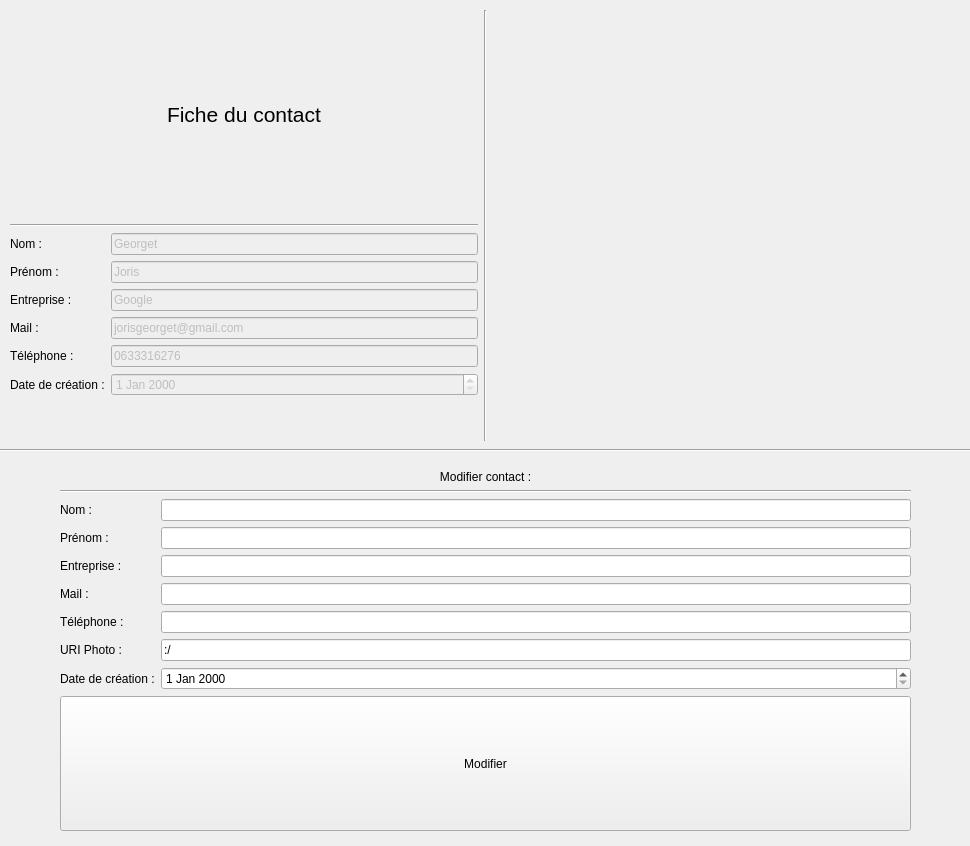
<?xml version="1.0" encoding="UTF-8"?>
<ui version="4.0">
 <class>ModifContact</class>
 <widget class="QWidget" name="ModifContact">
  <property name="geometry">
   <rect>
    <x>0</x>
    <y>0</y>
    <width>970</width>
    <height>846</height>
   </rect>
  </property>
  <property name="windowTitle">
   <string>Modification contact</string>
  </property>
  <widget class="QWidget" name="horizontalLayoutWidget">
   <property name="geometry">
    <rect>
     <x>10</x>
     <y>10</y>
     <width>951</width>
     <height>431</height>
    </rect>
   </property>
   <layout class="QHBoxLayout" name="horizontalLayout">
    <item>
     <layout class="QVBoxLayout" name="verticalLayout">
      <item>
       <widget class="QLabel" name="label">
        <property name="sizePolicy">
         <sizepolicy hsizetype="Preferred" vsizetype="Ignored">
          <horstretch>0</horstretch>
          <verstretch>0</verstretch>
         </sizepolicy>
        </property>
        <property name="font">
         <font>
          <pointsize>16</pointsize>
         </font>
        </property>
        <property name="autoFillBackground">
         <bool>true</bool>
        </property>
        <property name="text">
         <string>Fiche du contact</string>
        </property>
        <property name="alignment">
         <set>Qt::AlignCenter</set>
        </property>
       </widget>
      </item>
      <item>
       <widget class="Line" name="line_2">
        <property name="orientation">
         <enum>Qt::Horizontal</enum>
        </property>
       </widget>
      </item>
      <item>
       <layout class="QFormLayout" name="formLayout">
        <item row="0" column="0">
         <widget class="QLabel" name="label_9">
          <property name="text">
           <string>Nom :</string>
          </property>
         </widget>
        </item>
        <item row="0" column="1">
         <widget class="QLineEdit" name="NomFiche">
          <property name="enabled">
           <bool>false</bool>
          </property>
          <property name="text">
           <string>Georget</string>
          </property>
         </widget>
        </item>
        <item row="1" column="0">
         <widget class="QLabel" name="label_10">
          <property name="text">
           <string>Prénom :</string>
          </property>
         </widget>
        </item>
        <item row="1" column="1">
         <widget class="QLineEdit" name="PrenomFiche">
          <property name="enabled">
           <bool>false</bool>
          </property>
          <property name="text">
           <string>Joris</string>
          </property>
         </widget>
        </item>
        <item row="2" column="0">
         <widget class="QLabel" name="label_11">
          <property name="text">
           <string>Entreprise :</string>
          </property>
         </widget>
        </item>
        <item row="2" column="1">
         <widget class="QLineEdit" name="EntrepriseFiche">
          <property name="enabled">
           <bool>false</bool>
          </property>
          <property name="text">
           <string>Google</string>
          </property>
         </widget>
        </item>
        <item row="3" column="0">
         <widget class="QLabel" name="label_12">
          <property name="text">
           <string>Mail :</string>
          </property>
         </widget>
        </item>
        <item row="3" column="1">
         <widget class="QLineEdit" name="MailFiche">
          <property name="enabled">
           <bool>false</bool>
          </property>
          <property name="text">
           <string>jorisgeorget@gmail.com</string>
          </property>
         </widget>
        </item>
        <item row="4" column="0">
         <widget class="QLabel" name="label_13">
          <property name="text">
           <string>Téléphone :</string>
          </property>
         </widget>
        </item>
        <item row="4" column="1">
         <widget class="QLineEdit" name="TelFiche">
          <property name="enabled">
           <bool>false</bool>
          </property>
          <property name="text">
           <string>0633316276</string>
          </property>
         </widget>
        </item>
        <item row="5" column="0">
         <widget class="QLabel" name="label_14">
          <property name="text">
           <string>Date de création :</string>
          </property>
         </widget>
        </item>
        <item row="5" column="1">
         <widget class="QDateEdit" name="DateFiche">
          <property name="enabled">
           <bool>false</bool>
          </property>
         </widget>
        </item>
       </layout>
      </item>
     </layout>
    </item>
    <item>
     <widget class="Line" name="line_3">
      <property name="orientation">
       <enum>Qt::Vertical</enum>
      </property>
     </widget>
    </item>
    <item>
     <widget class="QLabel" name="PhotoLabel">
      <property name="sizePolicy">
       <sizepolicy hsizetype="Expanding" vsizetype="Expanding">
        <horstretch>0</horstretch>
        <verstretch>0</verstretch>
       </sizepolicy>
      </property>
      <property name="text">
       <string/>
      </property>
      <property name="pixmap">
       <pixmap resource="images.qrc">:/icon.png</pixmap>
      </property>
      <property name="scaledContents">
       <bool>true</bool>
      </property>
     </widget>
    </item>
   </layout>
  </widget>
  <widget class="QWidget" name="layoutWidget">
   <property name="geometry">
    <rect>
     <x>60</x>
     <y>470</y>
     <width>851</width>
     <height>361</height>
    </rect>
   </property>
   <layout class="QVBoxLayout" name="AjoutContactRapideLayout">
    <property name="sizeConstraint">
     <enum>QLayout::SetMaximumSize</enum>
    </property>
    <item>
     <widget class="QLabel" name="TitreAjout">
      <property name="sizePolicy">
       <sizepolicy hsizetype="Preferred" vsizetype="Fixed">
        <horstretch>0</horstretch>
        <verstretch>0</verstretch>
       </sizepolicy>
      </property>
      <property name="autoFillBackground">
       <bool>true</bool>
      </property>
      <property name="text">
       <string>Modifier contact :</string>
      </property>
      <property name="alignment">
       <set>Qt::AlignCenter</set>
      </property>
     </widget>
    </item>
    <item>
     <widget class="Line" name="line_5">
      <property name="orientation">
       <enum>Qt::Horizontal</enum>
      </property>
     </widget>
    </item>
    <item>
     <layout class="QFormLayout" name="formLayout_3">
      <item row="1" column="0">
       <widget class="QLabel" name="label_3">
        <property name="text">
         <string>Nom :</string>
        </property>
       </widget>
      </item>
      <item row="1" column="1">
       <widget class="QLineEdit" name="NomLineEdit"/>
      </item>
      <item row="2" column="0">
       <widget class="QLabel" name="label_4">
        <property name="text">
         <string>Prénom :</string>
        </property>
       </widget>
      </item>
      <item row="2" column="1">
       <widget class="QLineEdit" name="PrenomLineEdit"/>
      </item>
      <item row="3" column="0">
       <widget class="QLabel" name="label_6">
        <property name="text">
         <string>Entreprise :</string>
        </property>
       </widget>
      </item>
      <item row="3" column="1">
       <widget class="QLineEdit" name="EntrepriseLineEdit"/>
      </item>
      <item row="4" column="0">
       <widget class="QLabel" name="label_7">
        <property name="text">
         <string>Mail :</string>
        </property>
       </widget>
      </item>
      <item row="4" column="1">
       <widget class="QLineEdit" name="MailLineEdit"/>
      </item>
      <item row="5" column="0">
       <widget class="QLabel" name="label_5">
        <property name="text">
         <string>Téléphone :</string>
        </property>
       </widget>
      </item>
      <item row="5" column="1">
       <widget class="QLineEdit" name="TelLineEdit"/>
      </item>
      <item row="6" column="0">
       <widget class="QLabel" name="uRIPhotoLabel">
        <property name="text">
         <string>URI Photo :</string>
        </property>
       </widget>
      </item>
      <item row="6" column="1">
       <widget class="QLineEdit" name="uRIPhotoLineEdit">
        <property name="text">
         <string>:/</string>
        </property>
       </widget>
      </item>
      <item row="7" column="0">
       <widget class="QLabel" name="label_8">
        <property name="text">
         <string>Date de création :</string>
        </property>
       </widget>
      </item>
      <item row="7" column="1">
       <widget class="QDateEdit" name="DateEdit">
        <property name="enabled">
         <bool>true</bool>
        </property>
       </widget>
      </item>
     </layout>
    </item>
    <item>
     <widget class="QPushButton" name="ModifButton">
      <property name="sizePolicy">
       <sizepolicy hsizetype="Expanding" vsizetype="Expanding">
        <horstretch>0</horstretch>
        <verstretch>0</verstretch>
       </sizepolicy>
      </property>
      <property name="text">
       <string>Modifier</string>
      </property>
     </widget>
    </item>
   </layout>
  </widget>
  <widget class="Line" name="line">
   <property name="geometry">
    <rect>
     <x>-80</x>
     <y>440</y>
     <width>1111</width>
     <height>21</height>
    </rect>
   </property>
   <property name="orientation">
    <enum>Qt::Horizontal</enum>
   </property>
  </widget>
 </widget>
 <resources>
  <include location="images.qrc"/>
 </resources>
 <connections/>
</ui>
